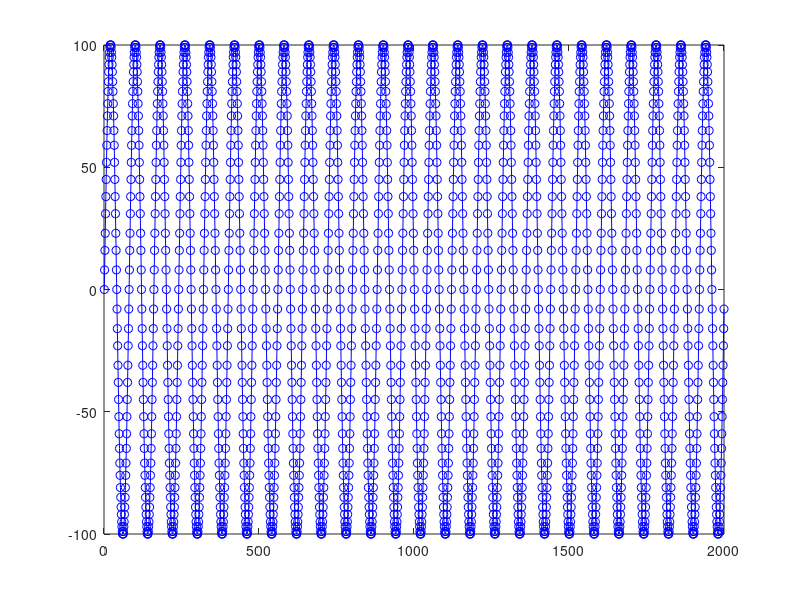
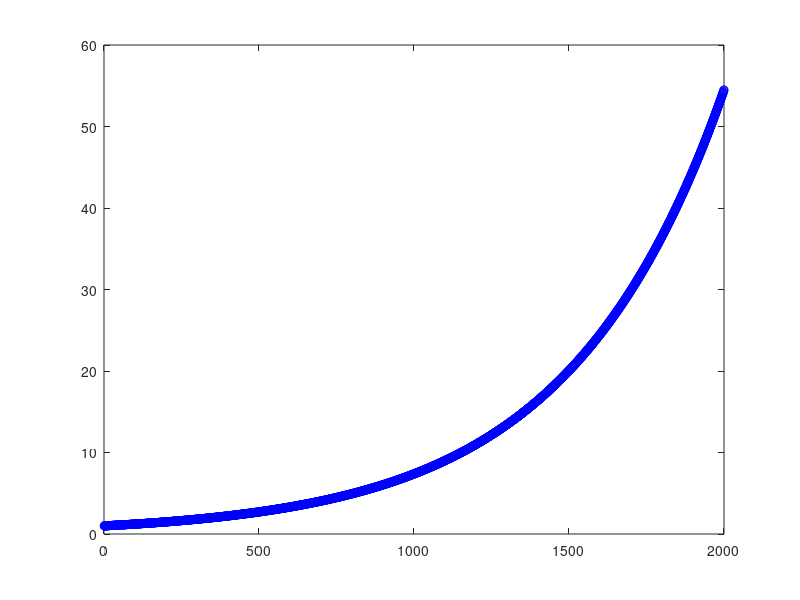
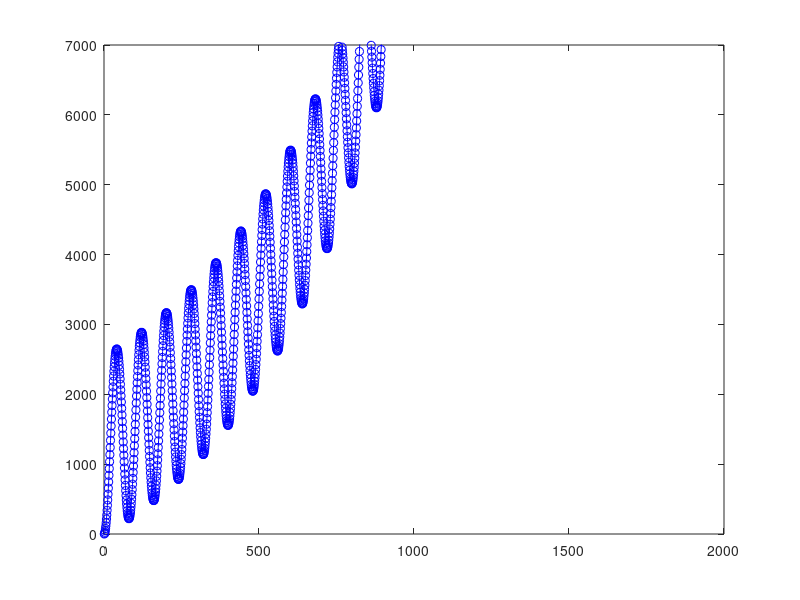

MATLAB code to generate these figures, in order: (Note: this script raises an error after producing the figures.)
% genera la se#al sinusoidal
signal_freq=100;
signal_amp=100;
sampling_freq=8000;
sample_number = 2000;
for i=1:sample_number
 signal(i) = round(signal_amp*sin(2*pi*(i-1)*signal_freq/sampling_freq));
end
plot(signal);
plot(signal, 'o-b');
figure

sampling_freq2=500;

for i=1:sample_number
 signal2(i) = exp((i-1)*1/sampling_freq2);
end
plot(signal2);
plot(signal2, 'o-b');
figure


convolucion = conv(signal,signal2);
plot(convolucion);
plot(convolucion, 'o-b');
ylim([0,7000])
xlim([0,2000]);
figure


% genera el archivo de cabecera con las muestras de la se#al
array = signal;
min_index = 1;
max_index = length(array);
file_name = 'test_signal.h';
const_name = 'ELEMENTS';
array_name = ['short test_signal[' const_name ']={'];
% crea el archivo de cabecera
fid=fopen(file_name,'w');
fprintf(fid,'#define ');
fprintf(fid, const_name);
fprintf(fid, ' %d\n\n', max_index);
fprintf(fid, array_name);
fprintf(fid,'%d, ' , array(min_index:(max_index-1)));
fprintf(fid,'%d' , array(max_index));
fprintf(fid,'};\n');
fclose(fid);


% lee el archivo de texto creado desde el programa en C
file_name = 'archivo1.txt';
[a, in, out] = textread (file_name, "%f %f %f", "headerlines", 1);
subplot(2, 1, 1);
plot(in, 'o-r');
xlim([0,2000]);
title('Entrada');
hold on
subplot(2, 1, 2);
plot(out, 'o-b');
xlim([0,2000]);
title('Salida');
